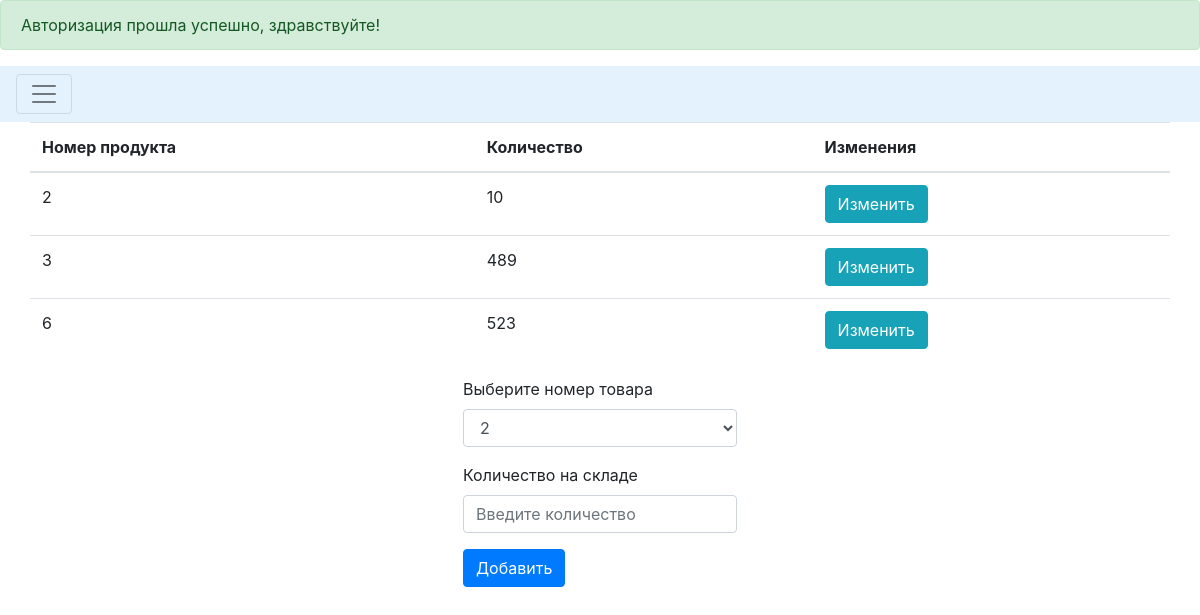
Screenshot of /lab/stocks.php (signed in) with the database file from the repository.
### tables this page shows
CREATE TABLE `stocks` (
  `ProductID` int(11) NOT NULL,
  `Qty` int(11) DEFAULT '0'
);

### lab/processstocks.php (called while the page is built, shortened)
<?php
$update = false;
$ProductID = '';
$Qty = '';

### lab/stocks.php (the view, shortened to what this page needs)
<!DOCTYPE html>
<html>
<head>
    <link rel="stylesheet" href="https://stackpath.bootstrapcdn.com/bootstrap/4.2.1/css/bootstrap.min.css">
</head>
<body>
<?php require_once 'processstocks.php'; ?>
<?php
if (isset($_SESSION['message'])): ?>
    <div class="alert alert-<?=$_SESSION['msg_type']?>">
        <?php
        echo $_SESSION['message'];
        ?>
    </div>
<?php endif ?>
<div class="pos-f-t">
    <nav class="navbar navbar-light" style="background-color: #e3f2fd;">
        <button class="navbar-toggler" type="button" data-toggle="collapse" data-target="#navbarToggleExternalContent" aria-controls="navbarToggleExternalContent" aria-expanded="false" aria-label="Toggle navigation">
            <span class="navbar-toggler-icon"></span>
        </button>
    </nav>
</div>
<div class="container">
    <?php
	$link=mysqli_connect("localhost", "root", "", "internetshopdb");
	if (isset($_COOKIE['id']) and isset($_COOKIE['hash']))
	{
		$query = mysqli_query($link, "SELECT * FROM users WHERE user_id = '".intval($_COOKIE['id'])."' LIMIT 1");
		$userdata = mysqli_fetch_assoc($query);
	}
	else
	{
		print "Включите куки";
	}
    $mysqli = new mysqli('localhost', 'root', '', 'internetshopdb') or die(mysqli_error($mysqli));
	$search_products_result = $mysqli->query("SELECT * FROM products ORDER BY ID ASC") or die($mysqli->error);
    $result = $mysqli->query("SELECT * FROM stocks ORDER BY ProductID ASC") or die($mysqli->error);
    ?>
    <div class="row justify-content-center">
        <table class="table">
            <thead>
            <tr>
                <th>Номер продукта</th>
                <th>Количество</th>
				<?php
					if(($userdata['user_level'] == 2))
					{
				?>
                <th colspan="2">Действия</th>
				<?php
					}
					else if(($userdata['user_level'] == 1))
					{
				?>
                <th colspan="1">Изменения</th>
				<?php
					}
				?>
            </tr>
            </thead>
            <?php
            while ($row = $result->fetch_assoc()): ?>
                <tr>
                    <td><?php echo $row['ProductID']; ?></td>
                    <td><?php echo $row['Qty']; ?></td>
					<?php
					if(($userdata['user_level'] == 2))
					{
					?>
                    <td>
                        <a href="stocks.php?edit=<?php echo $row['ProductID']; ?>"
                           class="btn btn-info">Изменить</a>
                        <a href="processstocks.php?delete=<?php echo $row['ProductID']; ?>"
                           class="btn btn-danger">Удалить</a>
                    </td>
					<?php
					}
					else if(($userdata['user_level'] == 1))
					{
					?>
					<td>
                        <a href="stocks.php?edit=<?php echo $row['ProductID']; ?>"
                           class="btn btn-info">Изменить</a>
                    </td>
					<?php
					}
					?>
                </tr>
            <?php endwhile; ?>
        </table>
    </div>
					<?php
					if(($userdata['user_level'] > 0))
					{
					?>
    <div class="row justify-content-center">
        <form action="processstocks.php" method="POST">
            <div class="form-group">
                <label>Выберите номер товара</label>
                <select class="form-control" id="exampleFormControlSelect1" name=ProductID>
                  <?php while ($row = $search_products_result->fetch_assoc()): ?>
                      <?php if ($ProductID == $row['ID']): ?>
                          <option selected><?php echo $row['ID'];?></option>
                      <?php else: ?>
                          <option><?php echo $row['ID']; ?></option>
                      <?php endif; ?>
                  <?php endwhile; ?>
                </select>
            </div>
            <div class="form-group">
                <label>Количество на складе</label>
                <input type="text" name="Qty" class="form-control" pattern="[0-9]{1,}$"
                       value="<?php echo $Qty; ?>" placeholder="Введите количество" required>
            </div>
            <div class="form-group">
                <?php
                if($update == true):
                    ?>
                    <button type="submit" class="btn btn-info" name="update">Обновить</button>
                <?php else: ?>
                    <button type="submit" class="btn btn-primary" name="save">Добавить</button>
                <?php endif; ?>
            </div>
        </form>
    </div>
	<?php
					}
	?>
</div>
</body>
</html>

### rows the page displays
stocks: ProductID "2", Qty "10"
stocks: ProductID "3", Qty "489"
stocks: ProductID "6", Qty "523"

### other values shown
$_SESSION['message'] "Авторизация прошла успешно, здравствуйте!"
form field ProductID "2"
